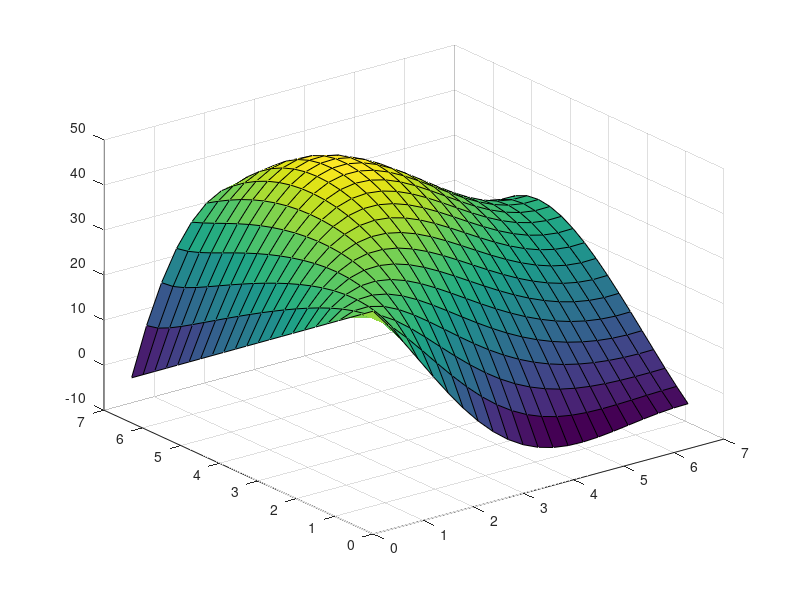
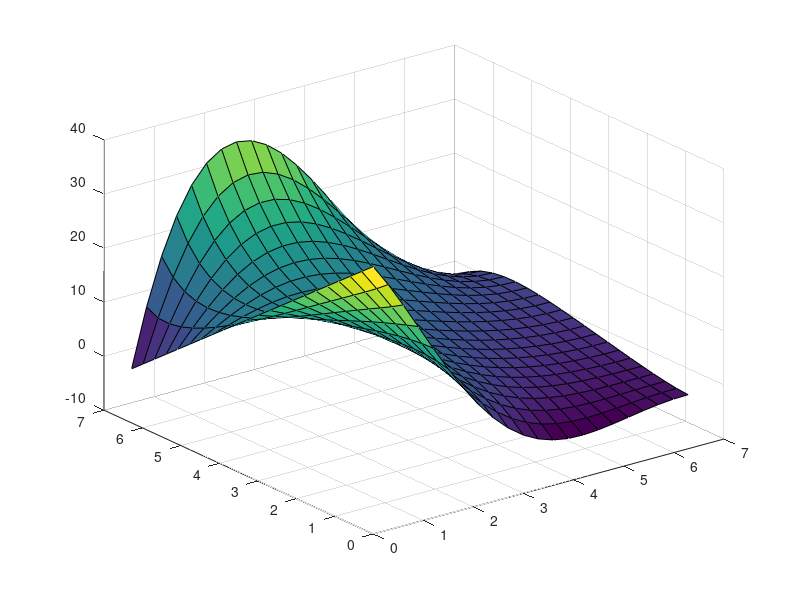

MATLAB code to generate these figures, in order:
%Final Project Helmhotz 2-D:
%d^2u/dx^2+d^2u/dy^2+Lambda*u=F(x,y)
%Over domain of ax<x<bx and ay<y<by
%Using Gauss-Seidel

clc
clear;

%Given variables
lamda1=0.5;             %Given
ax=0;                   %Given
ay=0;                   %Given
Pi=4*atan(1);           %Given
bx=2*Pi;                %Given
by=2*Pi;                %Given
v=0;                    %Given (du/dy @y=by = 0)

%Initial Problem Setup
Nx=20;                  %Initial number of points in x
Ny=Nx;                  %Initial number of points in y
Lx=bx;                  %Length of x
Ly=by;                  %Length of y
deltax=Lx/(Nx+1);           %Step size in x
deltay=Ly/(Ny+1);           %Step size in y


%Constants
fbay = (by-ay)*(by-ay)*cos(Pi*ay/by);
gbay = ay*(by-ay)*(by-ay);
cons1 = bx-ax;
dy2=deltay*deltay;
dx2=deltax*deltax;
dx2dy2=deltax*deltax*deltay*deltay;
denominator=2*deltay*deltay+2*deltax*deltax;
denoma=denominator-dx2dy2*lamda1;
x=0:deltax:2*pi;
y=0:deltay:2*pi;

%Solution Matrix
U1 = zeros(Nx+2,Ny+2);	% Create solution matix with initial guess of ZERO

%Boundary Conditions
for j = 1:Ny+2                      %u(x=ax,y)=fb(y) boundary condition
    U1(1,j)=(by-deltay*(j-1))*(by-deltay*(j-1))*cos(Pi*deltay*(j-1)/by);
end

for j=1:Ny+2                        %u(x=bx,y)=gb(y) boundary condition
    U1(Nx+2,j)=(deltay*(j-1))*(by-deltay*(j-1))*(by-deltay*(j-1));
end

for i=1:Nx+2                        %u(x,y=ay)  boundary conditoin
    U1(i,1)=fbay+(deltax*(i-1)-ax)/cons1*(gbay-fbay);
end

%Part 1 Using Gauss Siedel
F1=zeros(Nx+2,Ny+2);

for i=1:Nx+2
    for j=1:Ny+2
        F1(i,j)=cos(Pi/2*(2*(deltax*(i-1)-ax)/(bx-ax)+1))*sin(Pi*(deltay*(j-1)-ay)/(by-ay));
    end
end


for z=1:100
    for i=2:Nx+1
        for j=2:Ny+1
            %%%%% Different Equations for U if wanted %%%%%%%%%%%%%%%%%%%%
            %U1(i,j)=(deltax*deltax*F1(i,j)-(U1(i-1,j)+U1(i+1,j)+U1(i,j-1)+U1(i,j+1)))/(-4+deltax*deltax*lamda1);
            %U1a(i,j)=(Cons4*F1(i,j)-dy2*U1(i+1,j)-dy2*U1(i-1,j)-dx2*U1(i,j+1)-dx2*U1(i,j-1))/(Cons5a);
            U1(i,j)=((U1(i-1,j)+U1(i+1,j)+U1(i,j-1)+U1(i,j+1))-deltax*deltax*F1(i,j))/(4-deltax*deltax*lamda1);
            %%%%%%%%%%%%%%%%%%%%%%%%%%%%%%%%%%%%%%%%%%%%%%%%%%%%%%%%%%%%%%
            %U1(i,j)=(dy2*U1(i-1,j)+dy2*U1(i+1,j)+dx2*U1(i,j-1)+dx2*U1(i,j+1))/(denoma)-(dx2dy2*F1(i,j))/(denoma);
        end
        %%%%%%%%%%%% Different Neumann Conditions if wanted %%%%%%%%%%%%%%
        %U1(i,Ny+2)=(deltax*deltax*F1(i,Ny+2)-(U1(i-1,Ny+2)+U1(i+1,Ny+2)+U1(i,Ny+1)+(U1(i,Ny+1)-2*deltax*v)))/(-4+deltax*deltax*lamda1);
        %U1a(i,Ny+2)=(Cons4*F1(i,Ny+2)-dy2*U1(i+1,Ny+2)-dy2*U1(i-1,Ny+2)-dx2*U1(i,Ny+1)-dx2*U1(i,Ny+1))/(Cons5a);
        U1(i,Ny+2)=((U1(i-1,Ny+2)+U1(i+1,Ny+2)+U1(i,Ny+1)+U1(i,Ny+1))-deltax*deltax*F1(i,Ny+2))/(4-deltax*deltax*lamda1);
        %%%%%%%%%%%%%%%%%%%%%%%%%%%%%%%%%%%%%%%%%%%%%%%%%%%%%%%%%%%%%%%%%
        %U1(i,Ny+2)=((dy2)*U1(i-1,Ny+2)+(dy2)*U1(i+1,Ny+2)+(dx2)*U1(i,Ny+1)+(dx2)*U1(i,Ny+1))/(denoma)-(dx2dy2*F1(i,Ny+2))/(denoma);
    end
    
end

figure()
surf(x,y,U1);

%%
% %Part 2
%Boundary Conditions
ucoef2=0.0;

denomb=denominator-dx2dy2*ucoef2;
U2 = zeros(Nx+2,Ny+2);
err2=1000;
k=0;
tol=10^-8;

U2(1,:)=U1(1,:);
U2(Nx+2,:)=U1(Nx+2,:);
U2(:,1)=U1(:,1);

F2=zeros(Nx+2,Ny+2);
Uprev = U2;
%while err2>tol
for z=1:100
    for i=2:Ny+1
        for j=2:Nx+1
            U2(i,j)=(dy2*U2(i-1,j)+dy2*U2(i+1,j)+dx2*U2(i,j-1)+dx2*U2(i,j+1)-dx2dy2*F2(i,j))/(denomb);
        end
        U2(i,Ny+2)=(dy2*U2(i-1,Ny+2)+dy2*U2(i+1,Ny+2)+dx2*U2(i,Ny+1)+dx2*U2(i,Ny+1)-dx2dy2*F2(i,Ny+2))/(denomb);
    end
    err2=max(max(((abs(U2)-abs(Uprev))./abs(U2))*100));
    Uprev=U2;
    k=k+1;
end

figure()
surf(x,y,U2);
